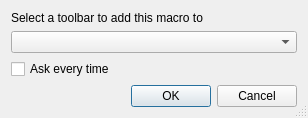
<?xml version="1.0" encoding="UTF-8"?>
<ui version="4.0">
 <class>select_toolbar_dialog</class>
 <widget class="QDialog" name="select_toolbar_dialog">
  <property name="geometry">
   <rect>
    <x>0</x>
    <y>0</y>
    <width>308</width>
    <height>109</height>
   </rect>
  </property>
  <property name="windowTitle">
   <string>Select Toolbar</string>
  </property>
  <property name="sizeGripEnabled">
   <bool>true</bool>
  </property>
  <property name="modal">
   <bool>true</bool>
  </property>
  <layout class="QVBoxLayout" name="verticalLayout">
   <item>
    <widget class="QLabel" name="label">
     <property name="text">
      <string>Select a toolbar to add this macro to</string>
     </property>
    </widget>
   </item>
   <item>
    <widget class="QComboBox" name="comboBox"/>
   </item>
   <item>
    <widget class="QCheckBox" name="checkBox">
     <property name="text">
      <string>Ask every time</string>
     </property>
    </widget>
   </item>
   <item>
    <widget class="QDialogButtonBox" name="buttonBox">
     <property name="orientation">
      <enum>Qt::Horizontal</enum>
     </property>
     <property name="standardButtons">
      <set>QDialogButtonBox::Cancel|QDialogButtonBox::Ok</set>
     </property>
    </widget>
   </item>
  </layout>
 </widget>
 <resources/>
 <connections>
  <connection>
   <sender>buttonBox</sender>
   <signal>accepted()</signal>
   <receiver>select_toolbar_dialog</receiver>
   <slot>accept()</slot>
   <hints>
    <hint type="sourcelabel">
     <x>248</x>
     <y>254</y>
    </hint>
    <hint type="destinationlabel">
     <x>157</x>
     <y>274</y>
    </hint>
   </hints>
  </connection>
  <connection>
   <sender>buttonBox</sender>
   <signal>rejected()</signal>
   <receiver>select_toolbar_dialog</receiver>
   <slot>reject()</slot>
   <hints>
    <hint type="sourcelabel">
     <x>316</x>
     <y>260</y>
    </hint>
    <hint type="destinationlabel">
     <x>286</x>
     <y>274</y>
    </hint>
   </hints>
  </connection>
 </connections>
</ui>
